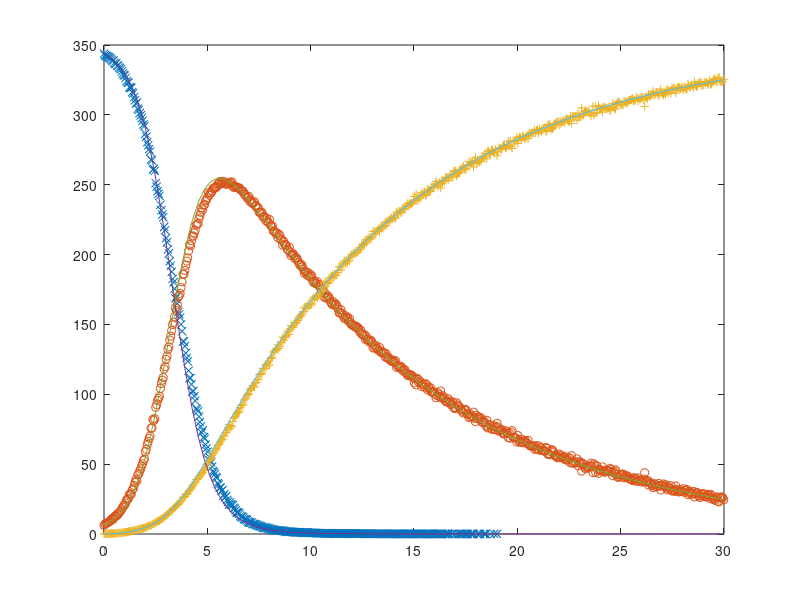

Recreate this plot in MATLAB.
function gillespie_MC()

close all;

N_sims = 100;   % number of simulations

t0 = 0;                     % initial time
tF = 30;                    % final time
dt_avg = 0.0455;            % average gillespie time step (computed separately)
time_std = t0:dt_avg:tF;    % time partition
N_t = length(time_std);     % number of time steps

gamma = 0.1;   % recovery rate
beta = 1.3;    % infection rate

N = 350;    % initial population
I0 = 6;     % initial infected number

% solve system of odes for given parameters using ode45
[t_ode,soln] = ode45(@(t,y) odefcn(y,gamma,beta), [t0,tF], [N-I0 I0 0]);
S_ode = soln(:,1);
I_ode = soln(:,2);
R_ode = soln(:,3);

% initialize stochastic group evolution vectors
S_avg = zeros(N_t,1);        % susceptible
I_avg = zeros(N_t,1);        % infected
R_avg = zeros(N_t,1);        % recovered
c  = zeros(N_t,1);           % frequency counter

% initial values
S_avg(1) = N-I0;
I_avg(1) = I0;
R_avg(1) = 0;

% -------------------- simulation loop --------------------
for sim = 1:N_sims
    t = 0;
    % initialize stochastic group evolution vectors
    S = zeros(N_t,1);        % susceptible
    I = zeros(N_t,1);        % infected
    R = zeros(N_t,1);        % recovered
    time = zeros(N_t,1);     % time
    
    % initialize time = 0 values
    n = 1;
    S(1) = N-I0; I(1) = I0; R(1) = 0;
    
    % -------------------- gillespie loop --------------------
    % continue loop if still in time frame and # infected is positive
    while t < tF-dt_avg && I(n) > 0
        
        % average number of newly infected per time unit
        w1 = beta*S(n)*I(n)/N;
        % average number of newly recovered at time, t
        w2 = gamma*I(n);
        % total number of new group changes at time, t
        W = w1 + w2;
        
        % Notes pertaining to the computation of dt: 
        %  * dt = -log(1-rand)/W <=> rand = 1-exp(-W*dt)
        %  * dt should be small enough so that movement bewteen states in
        %    unlikely to occur. What is the probability that there is no
        %    movement at any given time?
        %  * What is the probably that no one moved to I?
        %        P(not_I) = exp(-w1/W*t)
        %  * What is the probably that no one moved to R?
        %        P(not_I) = exp(-w2/W*t)
        %  * What is the probably that no one moved?
        %        P(not_I & not_R) = exp(-w1*t)*exp(-w2*t)
        %                         = exp(-(w1+w2)*t)
        %                         = exp(-W*t)
        %  * What is the probably that one moved?
        %        P(I or R) = 1 - P(not_I & not_R)
        %                  = 1 - exp(-W*t)
        %  * Probability Distribution
        %        P(t) *
        %             |*
        %   uniform   |   *            P(dt) = exp(-w*dt)
        %    random   |        *
        %    number   |               *
        %           --|----------------------*------> dt
        %
        %         solve for dt to get:   dt = -log(1-rand)/W
        %
        %  * dt is the average time to wait until the first move between
        %    states happens.
        
        % compute random time step, dt
        dt = -log(1-rand)/W;
        t = t + dt;
        
        time(n+1) = t;
        if rand < w1/W  % w1/W = probability of becoming infected at time, t
            S(n+1) = S(n) - 1;    % one leaves susceptible group
            I(n+1) = I(n) + 1;    % one enters infected group
            R(n+1) = R(n);        % recovered group unchanged
        else
            S(n+1) = S(n);        % susceptible group unchanged
            I(n+1) = I(n) - 1;    % one leaves infected group
            R(n+1) = R(n) + 1;    % one enters recovered group
        end
        n = n + 1;
    end
    
    % remove trailing zeros
    time(n+1:end) = [];
    S(n+1:end) = [];
    I(n+1:end) = [];
    R(n+1:end) = [];
    
    % update averages
    for k = 1:length(time)
        tk = time(k);
        [~,idx] = min(abs(time_std - tk));
        c(idx) = c(idx) + 1;
        S_avg(idx) = ((c(idx)-1)*S_avg(idx) + S(k))/c(idx);
        I_avg(idx) = ((c(idx)-1)*I_avg(idx) + I(k))/c(idx);
        R_avg(idx) = ((c(idx)-1)*R_avg(idx) + R(k))/c(idx);
    end
    
    % plot current averages
    pause(0.1)
    hold off;
    plot(time_std(S_avg ~= 0),S_avg(S_avg ~= 0),'x');
    hold on;
    plot(time_std(I_avg ~= 0),I_avg(I_avg ~= 0),'o');
    plot(time_std(R_avg ~= 0),R_avg(R_avg ~= 0),'+');
    
    % plot ode solution
    plot(t_ode,S_ode','-',t_ode,I_ode','-',t_ode,R_ode','-')
    
end
end

function dydt = odefcn(y,gamma,beta)

S = y(1); I = y(2); R = y(3);
N = S+I+R;
dSdt = -beta*S*I/N;
dIdt =  beta*S*I/N - gamma*I;
dRdt =  gamma*I;

dydt = [dSdt; dIdt; dRdt];
end